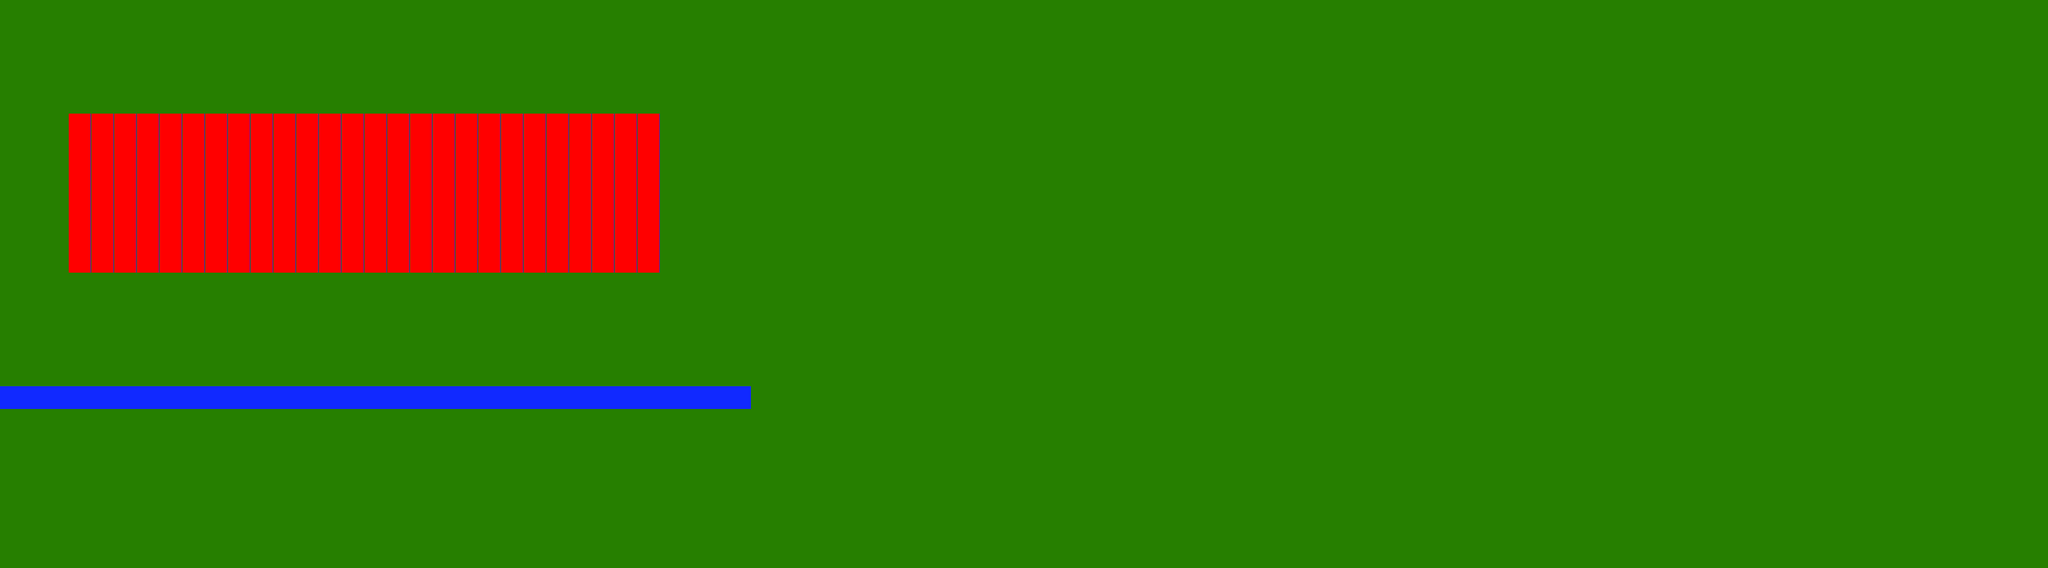

A 2D game scene composited from a Tiled map and its tileset images. What follows is a short description and the map's XML, with each tile layer's data collapsed to a summary:
An orthogonal 90x25 tile map with 32x32 px tiles, 1 tile layer (Tile Layer 1) and 1 object (Platform).

<map version="1.0" orientation="orthogonal" width="90" height="25" tilewidth="32" tileheight="32">
 <tileset firstgid="1" name="tile_set" tilewidth="32" tileheight="32">
  <image source="Tiles/tile_set.png" width="96" height="32" />
 </tileset>
 <layer name="Tile Layer 1" width="90" height="25">
  <data>[2250 cells, 2250 non-empty, 3 distinct tile ids]</data>
 </layer>
 <objectgroup name="Object Layer 1" width="90" height="25">
  <object name="Platform 1" type="Platform" x="-3" y="546" width="1058" height="28" />
 </objectgroup>
</map>
